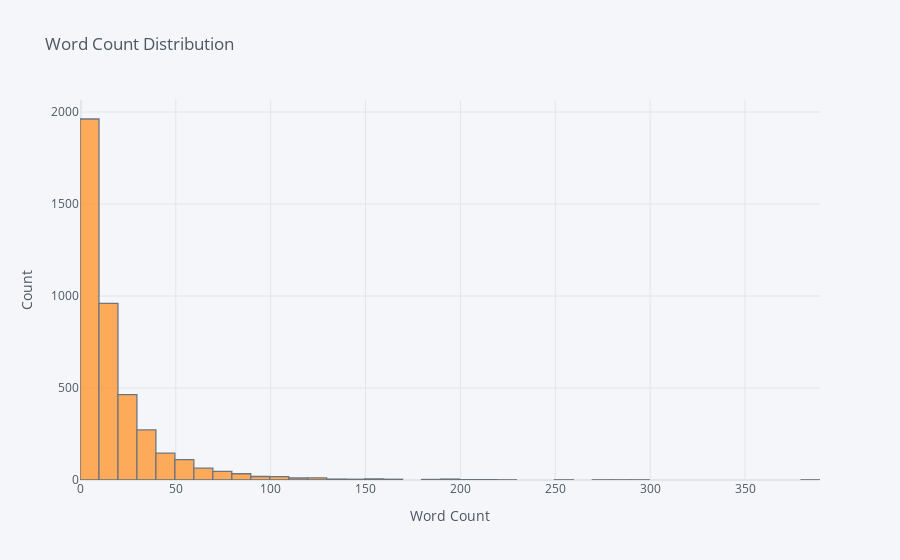

The cell this chart's notebook holds for it:
### Code cell
reviews['word_count']=reviews['cleaned'].apply(lambda x:len(x.split()))
reviews['word_count'].iplot(kind='hist',bins=50,xTitle='Word Count', yTitle='Count',title='Word Count Distribution')

### Figure 1 — Plotly figure (JSON) as saved in the notebook; plotly's stock layout.template omitted (floating-point values rounded to 4 significant figures; data arrays with more than 128 entries replaced by an {"elided": "..."} marker saying what was removed)
{"data": [{"histfunc": "count", "histnorm": "", "marker": {"color": "rgba(255, 153, 51, 1.0)", "line": {"color": "#4D5663", "width": 1.3}}, "name": "word_count", "nbinsx": 50, "opacity": 0.8, "orientation": "v", "type": "histogram", "x": {"elided": "4157 int values"}}], "layout": {"barmode": "overlay", "legend": {"bgcolor": "#F5F6F9", "font": {"color": "#4D5663"}}, "paper_bgcolor": "#F5F6F9", "plot_bgcolor": "#F5F6F9", "title": {"font": {"color": "#4D5663"}, "text": "Word Count Distribution"}, "xaxis": {"gridcolor": "#E1E5ED", "showgrid": true, "tickfont": {"color": "#4D5663"}, "title": {"font": {"color": "#4D5663"}, "text": "Word Count"}, "zerolinecolor": "#E1E5ED"}, "yaxis": {"gridcolor": "#E1E5ED", "showgrid": true, "tickfont": {"color": "#4D5663"}, "title": {"font": {"color": "#4D5663"}, "text": "Count"}, "zerolinecolor": "#E1E5ED"}}}
